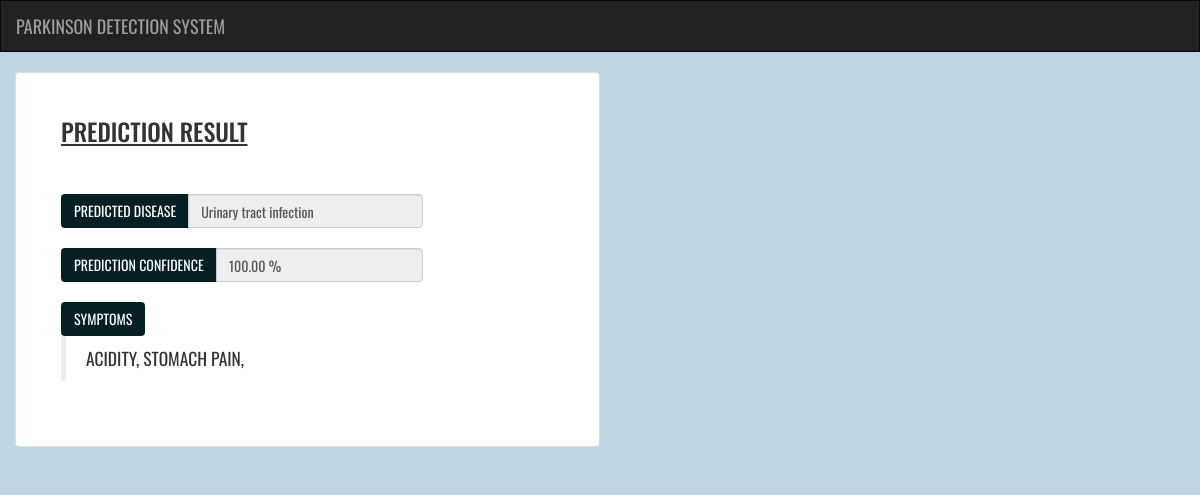
The app's page /predict/13/result/ with its own data.
### predict/models.py (models this page shows, shortened)
class PredictedDiseaseModel(models.Model):
    predict_model = models.ForeignKey(PredictModel, on_delete=models.CASCADE)
    disease_name = models.CharField(max_length=100)
    prediction_confidence = models.DecimalField(
        validators=(MinValueValidator(Decimal(00.00)), MaxValueValidator(Decimal(100.00))),
        max_digits=5, decimal_places=2, max_length=5, default=00.00)
    is_approved = models.BooleanField(default=False)
    approved_by = models.CharField(max_length=100, default='', blank=True, null=True)
    rejected_by = models.CharField(max_length=100, default='', blank=True, null=True)

### predict/views.py (the view, shortened to what this page needs)
# urls.py: path('<int:predict_model_id>/result/', views.result, name="result"),
def result(request, predict_model_id):
    logged_in_status = False
    doctors = list()
    predicted_disease_model = PredictedDiseaseModel.objects.get(predict_model=predict_model_id)
    prediction_model = PredictModel.objects.get(pk=predict_model_id)
    print(f'----------predict_model_id = {predict_model_id}')
    print(f'----------predicted_disease_model = {type(PredictModel.Symptoms)}')
    symptoms = list()
    for single in PredictModel.Symptoms:
        if single[0] in prediction_model.symptoms:
            symptoms.append(single[1])
    print(f'----------- = {symptoms}')
    return render(request, 'predict/result.html', {'data': predicted_disease_model,
                                                   'symptoms': symptoms,
                                                   'logged_in_status': logged_in_status,
                                                   'doctor_list': doctors})

### predict/views.py (called while the page is built)
def is_user_logged_in(request):
    if request.user.is_authenticated:
        print('user is already logged in : ' + request.user.username)
        return True
    print('no user found')
    return False

### predict/templates/predict/result.html (shortened to what this page needs)
{% extends 'predict/base.html' %}
{% block body %}
<div class="container">
  <div class="row">
    <div class="col-md-6 thumbnail">
      <div class="row">
        <div class="col-md-9">
          <h3 class="result">Prediction Result</h3><br><br>
          <div class="input-group">
			      <span class="input-group-btn">
			        <button class="btn btn-custom-display" type="button">Predicted Disease</button>
			      </span>
            <input type="text" class="form-control" value="{{ data.disease_name }}" readonly>
          </div>
          <br>
          <div class="input-group">
			      <span class="input-group-btn">
			        <button class="btn btn-custom-display" type="button">Prediction Confidence</button>
			      </span>
            <input type="text" class="form-control" value="{{ data.prediction_confidence }} %" readonly>
          </div>
          <br>
          <span class="input-group-btn d-flex align-items-stretch">
			        <button class="btn btn-custom-display" type="button">Symptoms</button>
			      </span>
          <div class="input-group align-items-stretch">
            <blockquote class="input-group">
              {% for symptom in symptoms %}
              <span>{{ symptom }}, </span>
              {% endfor %}
            </blockquote>
          </div>
          <br>
        </div>
      </div>
    </div>
  </div>
</div>
{% endblock %}

### predict/static/predict/style.css (style rules this page uses)
body { background-size: cover; background-repeat: no-repeat; background-color: #BFD5E2; }
.thumbnail { z-index: 10; padding: 2.5rem 4.5rem; font-family: 'Oswald', sans-serif; text-transform: uppercase; }
.btn-custom-display { background-color: #051F24; color: white; text-transform: uppercase; }
.result { text-shadow: 1px solid black; text-decoration-line: underline; }

### records on screen
PredictedDiseaseModel: disease_name "Urinary tract infection", prediction_confidence "100.00 %"

### other values on screen
{{ symptom }} "ACIDITY" "STOMACH PAIN"
